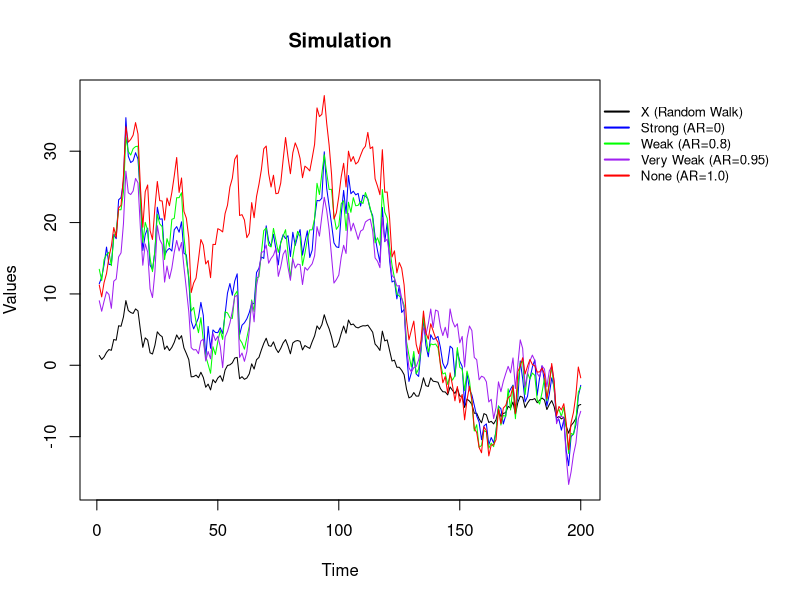

R code for this plot:
#+++++++++++++++++++++++++++++++++
# Step 0: set a dorking directory
#+++++++++++++++++++++++++++++++
setwd("C:/R/fmols")

#++++++++++++++++++++++++++++++++++++++++++++++
# Step 1: to create a loop and define y and x
#++++++++++++++++++++++++++++++++++++++++++++++
T <- 200
set.seed(42)
u_x <- rnorm(T, mean = 0, sd = 1)
x <- cumsum(u_x)

# 1. Generate y as four version
for (j in 1:4) {
  if (j == 1) {
    u_y <- rnorm(T, mean = 0, sd = 1)
    y1 <- 10 + 2.5 * x + u_y
  } else if (j == 2) {
    u_y <- arima.sim(model = list(ar = 0.8), n = T, sd = 1)
    y2 <- 10 + 2.5 * x + u_y
  } else if (j == 3) {
    u_y <- arima.sim(model = list(ar = 0.95), n = T, sd = 1)
    y3 <- 10 + 2.5 * x + u_y
  } else {
    u_y <- cumsum(rnorm(T, mean = 0, sd = 1))
    y4 <- 10 + 2.5 * x + u_y
  }
}

#+++++++++++++++++++++++++++++++++
# Step 2:  Generate data & Adjust Margins
#+++++++++++++++++++++++++++++++
y_limits <- range(c(x, y1, y2, y3, y4))

# 1. Set a wide right margin to make room (10 lines of space)
par(mar = c(5, 4, 4, 10))

# 2. Plot the data
plot(x, type="l", ylim=y_limits, col="black", ylab="Values", xlab="Time", main="Simulation")
lines(y1, col="blue")
lines(y2, col="green")
lines(y3, col="purple")
lines(y4, col="red")

#+++++++++++++++++++++++++++++++++
# Step 3: Create legend OUTSIDE the graph
#+++++++++++++++++++++++++++++++
# 3. Use exact coordinates: Start drawing at X=205, Y=Maximum height
legend(x = 205, y = max(y_limits), xpd = TRUE,
       legend=c("X (Random Walk)", "Strong (AR=0)", "Weak (AR=0.8)", "Very Weak (AR=0.95)", "None (AR=1.0)"),
       col=c("black", "blue", "green", "purple", "red"),
       lty=1, lwd=2, cex=0.8, bty="n")

# Reset the margins back to normal when finished
par(mar = c(5, 4, 4, 2))

#+++++++++++++++++++++++++++++++++
# Step 4: Save the Data
#+++++++++++++++++++++++++++++++
# Combine x and all four y variables into a single data frame
master_data <- data.frame(
  Time_Index = 1:T,
  X_Random_Walk = x,
  Y1_Strong_Coint = y1,
  Y2_Weak_Coint = y2,
  Y3_Very_Weak_Coint = y3,
  Y4_No_Coint = y4
)
# Save the combined data to your hard drive
write.csv(master_data, file = "data(4).csv", row.names = FALSE)
